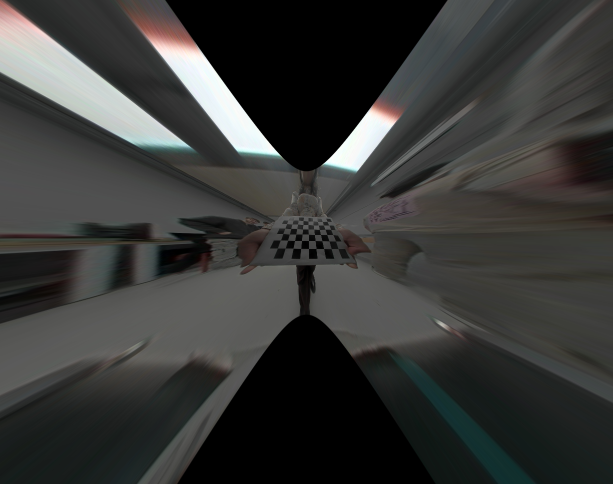
#> input picture prototyping/src/surround_yolo/test_images_damien_stich/resultats/calibre_zoom.png, 1226 x 968 px (shown at 1/2 size)
$ python image4to1_V3.py
#> lines starting #> are read from the running program, lines starting #| are printed output that depends on the picture
### prototyping/src/surround_yolo/zoom.py
import numpy as np
import cv2 as cv
import os


class Zoom:
    def __init__(self, path_img):
        self.img = cv.imread(path_img)
#> self.img is the input picture: shape (968, 1226, 3); mean B, G, R 55.5, 57.1, 56.4
        self.gray = cv.cvtColor(self.img, cv.COLOR_BGR2GRAY)
        self.old_height, self.old_width = self.img.shape[:2]
#> self.old_height = 968; self.old_width = 1226
        self.ratio = self.old_width / self.old_height
#> self.ratio = 1.27
        self.mid_width = int(self.old_width / 2)-1
#> self.mid_width = 612
        min_h = np.inf
        max_h = -np.inf
        for p in range(self.old_height):
            if self.gray[p, self.mid_width] != 0:
                if p < min_h:
                    min_h = p
                elif p > max_h:
                    max_h = p
#> after the loop, max_h = 629; min_h = 342
        self.new_height = max_h - min_h
#> self.new_height = 287
        self.new_width = self.new_height * self.ratio
#> self.new_width = 363.5
        self.start_y = min_h
#> self.start_y = 342
        self.start_x = self.old_width / 2 - self.new_width / 2
#> self.start_x = 431.3

    def zoom_image(self, img):
        return img[self.start_y:self.start_y + self.new_height, int(self.start_x):int(self.start_x + self.new_width), :]


# [8 lines that do not run on import are left out]

### prototyping/src/surround_yolo/sift.py
import cv2 as cv
import numpy as np


class PanoramaFusion:
    def __init__(self):
        self.sift = cv.SIFT_create()
        self.bf = cv.BFMatcher(cv.NORM_L1, crossCheck=True)

    # [139 lines left out: functions extraire_points_correspondants, fusionner_images, not called in this run]


# [13 lines that do not run on import are left out]

### prototyping/src/surround_yolo/image4to1_V3.py
import prototyping.src.surround_yolo.zoom as zoom
import numpy as np
import cv2 as cv
import os
import prototyping.src.surround_yolo.sift as sift

class CvFunction:
    # [49 lines left out: function calibrate, not called in this run]

    def undistort(self, img, K, D, DIM):
        balance = 1
        dim2 = None
        dim3 = None
        dim1 = img.shape[:2][::-1]  # dim1 is the dimension of input image to un-distort
        assert dim1[0] / dim1[1] == DIM[0] / DIM[
            1], "Image to undistort needs to have same aspect ratio as the ones used in calibration"
        if not dim2:
            dim2 = dim1
        if not dim3:
            dim3 = dim1
        scaled_K = K * dim1[0] / DIM[0]  # The values of K is to scale with image dimension.
        scaled_K[2][2] = 1.0  # Except that K[2][2] is always 1.0
        # This is how scaled_K, dim2 and balance are used to determine the final K used to un-distort image. OpenCV document failed to make this clear!
        new_K = cv.fisheye.estimateNewCameraMatrixForUndistortRectify(scaled_K, D, dim2, np.eye(3), balance=balance)
        map1, map2 = cv.fisheye.initUndistortRectifyMap(scaled_K, D, np.eye(3), new_K, dim3, cv.CV_16SC2)
        undistorted_img = cv.remap(img, map1, map2, interpolation=cv.INTER_LINEAR, borderMode=cv.BORDER_CONSTANT)

        return undistorted_img


class Fuze:
    # [7 lines left out: function concatener_images_horizontalement, not called in this run]


if __name__ == "__main__":

    folderImagesMires = "test_images_damien_stich/selected_img_mires"  # A remplir sur ordi conti
    path_use_cases = "test_images_damien_stich/USES_CASES/USE_CASE_1"  # A remplir sur ordi conti
    folder_save_undistort_and_stich = "test_images_damien_stich/resultats"  # A remplir sur ordi conti
    nb_img_in_use_case = 1  # A remplir

    c = CvFunction()
    f = Fuze()
    s = sift.PanoramaFusion()

    # k, d, dim = c.calibrate(folderImagesMires) # A faire pour trouver k, d et DIM
    dim = (1226, 968)
    k = np.array([[347.83050477884086, 0.0, 608.3626306199714], [0.0, 347.0491750226914, 477.76387950465687], [0.0, 0.0, 1.0]])
    d = np.array([[0.03907587018956459], [-0.01029576958403915], [0.002599059284828633], [-0.0007811096479636197]])

    # [5 lines of commented-out code are left out]

    z = zoom.Zoom(folder_save_undistort_and_stich + "/" + "calibre_zoom.png")

    directories = [d for d in os.listdir(path_use_cases) if os.path.isdir(os.path.join(path_use_cases, d))]
    print(directories)
    for i in range(nb_img_in_use_case):
        strImg = f"/image_{i}.png"

        img1 = cv.imread(path_use_cases + "/" + directories[0] + strImg)
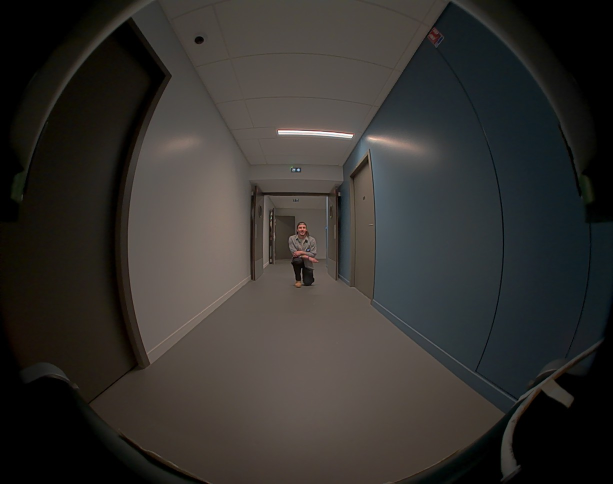
#> input picture prototyping/src/surround_yolo/test_images_damien_stich/USES_CASES/USE_CASE_1/CAMERA_1/image_0.png, 1226 x 968 px (shown at 1/2 size)
#> img1 is the input picture: shape (968, 1226, 3); mean B, G, R 46.5, 49.7, 52
        undistort_img1 = c.undistort(img1, k, d, dim)
#> in undistort, `undistorted_img = cv.remap(img, map1, map2, interpolation=cv.INTER_LIN..`:
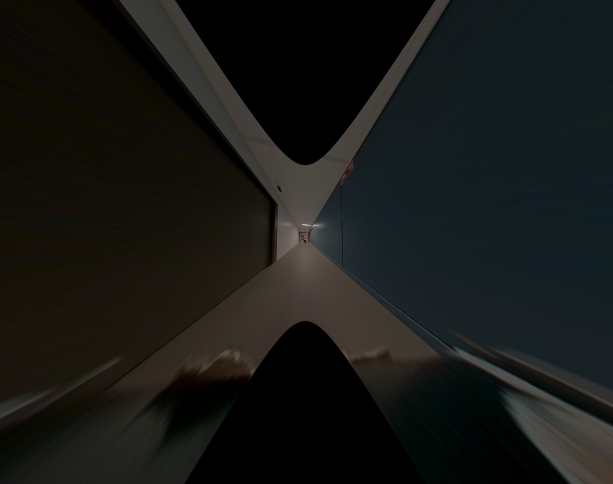
#> undistorted_img: shape (968, 1226, 3) (shown at 1/2 size); mean B, G, R 22.1, 24.2, 22.9
        undistort_zoom_img1 = z.zoom_image(undistort_img1)
#> in zoom_image, `return img[self.start_y:self.start_y + self.new_height, int(self.start..`:
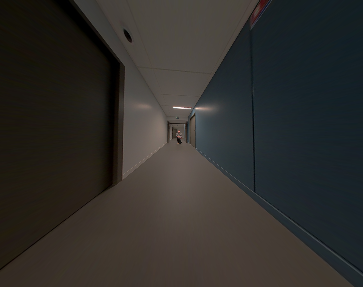
#> returned value: shape (287, 363, 3); mean of channels 0, 1, 2 43.4, 46.5, 48.1; drawn as B, G, R

        img2 = cv.imread(path_use_cases + "/" + directories[1] + strImg)
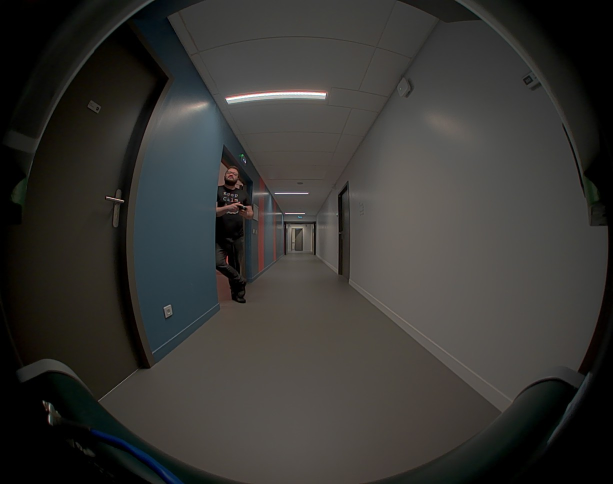
#> input picture prototyping/src/surround_yolo/test_images_damien_stich/USES_CASES/USE_CASE_1/CAMERA_2/image_0.png, 1226 x 968 px (shown at 1/2 size)
#> img2 is the input picture: shape (968, 1226, 3); mean B, G, R 50.8, 53.9, 54.8
        undistort_img2 = c.undistort(img2, k, d, dim)
#> call 2 of undistort, with K = array of shape (3, 3), D = array of shape (4, 1), DIM = (1226, 968)
#> in undistort (call 2), `undistorted_img = cv.remap(img, map1, map2, interpolation=cv.INTER_LIN..`:
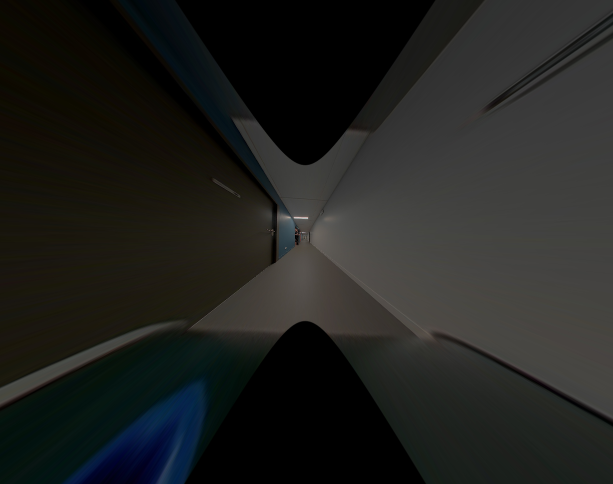
#> undistorted_img: shape (968, 1226, 3) (shown at 1/2 size); mean B, G, R 30.9, 33.3, 32.4
        undistort_zoom_img2 = z.zoom_image(undistort_img2)
#> in zoom_image (call 2), `return img[self.start_y:self.start_y + self.new_height, int(self.start..`:
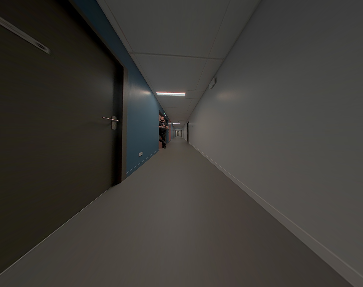
#> returned value: shape (287, 363, 3); mean of channels 0, 1, 2 55.8, 60.1, 62.5; drawn as B, G, R

#> (the run stopped early here; a loop or call above may not have finished)
